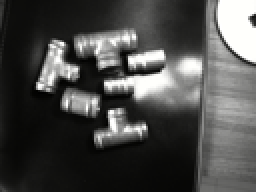
#> input picture imagedata04/Copper_1.TIF, 128 x 96 px (shown 2 times larger); its folder holds only this picture in this run
$ jupyter execute --allow-errors Multiespectral_3.ipynb   (older library calls are emulated)
#> lines starting #> are read from the running program, lines starting #| are printed output that depends on the picture; after the words box and inside, x2 and y2 are one past the last pixel; in counts of white or black regions, pixels touching at a corner belong together; long printed decimals are rounded
# Reading Multi Spectral Images

https://nbviewer.jupyter.org/github/thomasaarholt/hyperspy-demos/blob/master/2_SVD_and_BSS.ipynb

## Bands and Wavelengths
When talking about spectral data, we talk from both, the electromagnetic spectrum and image bands. Spectral remote sensing data are collected by powerful camera-like instruments known as imaging spectrometers. Imaging spectrometers collect reflected light energy in “bands.”

A band represents a segment of the electromagnetic spectrum. For example, the wavelength values between 800 nanometers (nm) and 850 nm might be one band captured by an imaging spectrometer. The imaging spectrometer collects reflected light energy within a pixel area on the ground. Since an imaging spectrometer collects many different types of light - for each pixel the amount of light energy for each type of light or band will be recorded. So, for example, a camera records the amount of red, green and blue light for each pixel.

Often when we work with a multispectral dataset, the band information is reported as the center wavelength value. This value represents the center point value of the wavelengths represented in that band. Thus in a band spanning 800-850 nm, the center would be 825 nm.

## Spectral Resolution
The spectral resolution of a dataset that has more than one band, refers to the spectral width of each band in the dataset. While a general spectral resolution of the sensor is often provided, not all sensors collect information within bands of uniform widths.

## Spatial Resolution
The spatial resolution of a raster represents the area on the ground that each pixel covers. If you have smaller pixels in a raster the data will appear more “detailed.” If you have large pixels in a raster, the data will appear more coarse or “fuzzy.”

## Multispectral Imagery
Images obtained with a ADC Lite - Tetracam's Lightweight ADC

I made pitures about:

>Aluminum , Copper, Brass, Iron, Stainless Steel, Painted Iron

http://tetracam.com/Products-ADC_Lite.htm

MRobalinho - 25-03-2019

[cell 1]
# Some libraries
import glob, os
import numpy as np
import matplotlib.pyplot as plt
import pandas as pd
from PIL import Image
from openpyxl import load_workbook

[cell 2]
# Verify my current folder
currDir = os.path.dirname(os.path.realpath("__file__"))
mypath = currDir
print(currDir)

[cell 3]
# Path to the image files
folder = "imagedata04"
path = currDir + "/" + folder + "/"

# Part name of file to filter files
end_file = "TIF"

[cell 4]
# Read files from folder
print(' ---- IMAGES ON THE FOLDER -------')
for file in os.listdir(path):
    if file.endswith(end_file):
        print(os.path.join(file))

[cell 5]
# Create Data Frame with image information
df_image = []

[cell 6]
# Look from an chanel from then image

def channel(img, n):
    """Isolate the nth channel from the image.

       n = 0: red, 1: green, 2: blue
    """
    a = np.array(img)
    a[:,:,(n!=0, n!=1, n!=2)] *= 0
#    a[:,:,n] *= 0
    print(Image.fromarray(a), 'Get Channel n: ', n)

    return Image.fromarray(a)

# def to resize
# Given parameters : image , number to divide (resize)
def imageResize(img, n):
    width, height = img.size

    print('Original size:', width, '/', height, 'Resize:',n)

    newWidth = int(width / n)
    newHeight = int(height / n)
    img.resize((newWidth, newHeight), Image.ANTIALIAS)
    print('New size:', newWidth, '/', newHeight)
    return img

[cell 7]
def print_file(path, xfile):
#> called with path = 'imagedata04/', xfile = 'Copper_1.TIF'
  print('------------------------------------------------------------------------')
  tif_f1 = Image.open(path+xfile)
#> tif_f1 is the input picture: PIL image 128x96 RGB; mean R, G, B 75.2, 75.2, 73.7

  # Transform Image to array
  aArray = np.array(tif_f1)
  # Array sum
  xsum = aArray.sum() / 1000000
#> xsum = 2.75

  # Get channel 0
  x0_channel = channel(tif_f1, 0)
#> in channel, `a[:,:,(n!=0, n!=1, n!=2)] *= 0`:
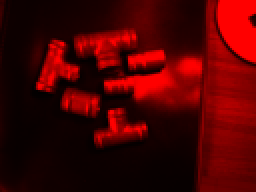
#> a: shape (96, 128, 3) (shown 2 times larger); mean R, G, B 75.2, 0, 0
#| <PIL.Image.Image image mode=RGB size=128x96 at 0x7F3F2D37C510> Get Channel n:  0
  aArray = np.array(x0_channel)
  xsum_0 = aArray.sum() / 1000000
#> xsum_0 = 0.925

  # Get channel 1
  x1_channel = channel(tif_f1, 1)
#> call 2 of channel, with n = 1
#> in channel (call 2), `a[:,:,(n!=0, n!=1, n!=2)] *= 0`:
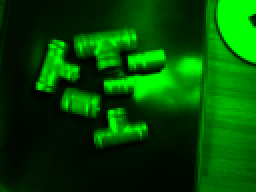
#> a: shape (96, 128, 3) (shown 2 times larger); mean R, G, B 0, 75.2, 0
#| <PIL.Image.Image image mode=RGB size=128x96 at 0x7F3F2D37CCD0> Get Channel n:  1
  aArray = np.array(x1_channel)
  xsum_1 = aArray.sum() / 1000000
#> xsum_1 = 0.925

  # Get channel 2
  x2_channel = channel(tif_f1, 2)
#> call 3 of channel, with n = 2
#> in channel (call 3), `a[:,:,(n!=0, n!=1, n!=2)] *= 0`:
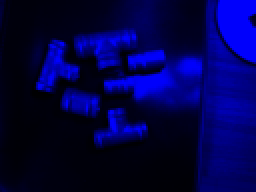
#> a: shape (96, 128, 3) (shown 2 times larger); mean R, G, B 0, 0, 73.7
#| <PIL.Image.Image image mode=RGB size=128x96 at 0x7F3F2D37D390> Get Channel n:  2
  aArray = np.array(x2_channel)
  xsum_2 = aArray.sum() / 1000000
#> xsum_2 = 0.906

  # Histogram from image
  aHist = tif_f1.histogram()
#> aHist = 768 values, max 581 at index 13, min 1 at index 1, mean 48
  hsum = sum(aHist) / 100000
#> hsum = 0.369

  # Histogram channel 0
  aHist_0 = x0_channel.histogram()
#> aHist_0 = 768 values, max 12288 at index 256, min 0 at index 257, mean 48
  hsum_0 = sum(aHist_0) / 100000
#> hsum_0 = 0.369

  # Histogram channel 1
  aHist_1 = x1_channel.histogram()
#> aHist_1 = 768 values, max 12288 at index 0, min 0 at index 1, mean 48
  hsum_1 = sum(aHist_1) / 100000
#> hsum_1 = 0.369

  # Histogram chanel 0
  aHist_2 = x2_channel.histogram()
#> aHist_2 has the same summary as aHist_1
  hsum_2 = sum(aHist_2) / 100000
#> hsum_2 = 0.369

  # number elements on list
  nlist = len(aHist)
#> nlist = 768

  # Get color
  pix_val = list(tif_f1.getdata())
#> pix_val = 12288 items, first 6: (49, 49, 48), (51, 51, 49), (35, 35, 33), (13, 13, 12), (20, 20, 18), (16, 16, 15)
  # Transform tuple in a list
  pix_val_flat = [x for sets in pix_val for x in sets]
#> pix_val_flat = 36864 items
  # Sum the list and medium list pixel
  sum_pix = sum(pix_val_flat)
#> sum_pix = 2754645
  med_pix = sum_pix / len(pix_val_flat)
#> med_pix = 74.72

  # Obtain name file without extension
  sample_name = os.path.basename(xfile).split('_')[0]

  # Print information
  print('Inf.File:',xfile , sample_name,' Size:',tif_f1.size, ' Format:',tif_f1.format, ' Mode:', tif_f1.mode)
#| Inf.File: Copper_1.TIF Copper  Size: (128, 96)  Format: TIFF  Mode: RGB
  # More information image
  print('         ',' Bands Extrems:',tif_f1.getextrema())
#|            Bands Extrems: ((0, 255), (0, 255), (0, 255))
  # More information image
  print('         ',' Sum array:',xsum, ' Sum Ch 0:', xsum_0, ' Sum Ch 1:', xsum_1, ' Sum Ch 2:', xsum_2)
#|            Sum array: 2.755  Sum Ch 0: 0.9246  Sum Ch 1: 0.9246  Sum Ch 2: 0.9055
  # More information image
  print('         ',' Histog:', hsum ,' Histog Ch0:', hsum_0,' Histog Ch1:', hsum_1,' Histog Ch2:', hsum_2, '  N.List elem:', nlist)
#|            Histog: 0.3686  Histog Ch0: 0.3686  Histog Ch1: 0.3686  Histog Ch2: 0.3686   N.List elem: 768
  print('         ',' Color:', med_pix)
#|            Color: 74.725
  # insert information in a Pandas Data Frame
  df_image.append((folder, xfile, sample_name, tif_f1.size, tif_f1.format, tif_f1.mode ,tif_f1.getextrema(),
                   xsum, xsum_0, xsum_1, xsum_2, hsum, hsum_0,hsum_1,hsum_2, nlist, med_pix))

[cell 8]
# Create Data Frame with image information
df_image = []

xend_file = "*" + end_file
os.chdir(path)
for file in glob.glob(xend_file):
 #   print(file)
    print_file(path,file)

[cell 9]
df = pd.DataFrame(df_image,columns=['Folder','File','Material','Size','Format','Mode','Bands Extrems',
                                    'Array_sum', 'Sum_Ch0','Sum_Ch1','Sum_Ch2',
                                    'Histogram','Hist_Ch0','Hist_Ch1','Hist_Ch2','Number_list_elements','Color'])
#> df = table of 1 rows and 17 columns
df.head()
#> Out = table of 1 rows and 17 columns

[cell 10]
# Verify my current folder
path = mypath + r"/upt_data.xlsx"
print('Write statistics into file :', path)

# Block to Read excel old excel file
#> (the rest of this cell did not finish here and is left out)

[cell 11]
df_plot = pd.DataFrame(df, columns=["Material", "Array_sum", "Sum_Ch0", "Sum_Ch1", "Sum_Ch2","Color"])
#> df_plot = table of 1 rows and 6 columns
df_plot
#> Out = table of 1 rows and 6 columns

[cell 12]
df_plot.Sum_Ch0 = df_plot.Sum_Ch0 + 100 # to have diference lines during plot
df_plot.Sum_Ch1 = df_plot.Sum_Ch1 + 200
df_plot.Sum_Ch2 = df_plot.Sum_Ch2 + 300
df_plot.Color  = df_plot.Color * 10
df_plot
#> Out = table of 1 rows and 6 columns

[cell 13]
df_plot.plot(y=["Array_sum","Sum_Ch0","Sum_Ch1", "Sum_Ch2","Color"],figsize=(10,5), grid=True )

# Obtain legend (xticks) for X axis
loc_Array_sum = np.arange(len(df_plot.index))
#> loc_Array_sum = [0]
# Position of X labels
xtick_loc = list(loc_Array_sum)
#> xtick_loc = [0]
# Name of x labels
xticks = list(df_plot.Material)
#> xticks = ['Copper']
#-------

#plt.plot(df_plot.Array_sum)
plt.title('IMAGE WITH ALL CHANNELS',fontsize=20)
plt.ylabel('Sum of image matrix',fontsize=18)
plt.xticks(xtick_loc, df_plot.Material, rotation=0)
plt.xlabel('Material',fontsize=18)
plt.show()
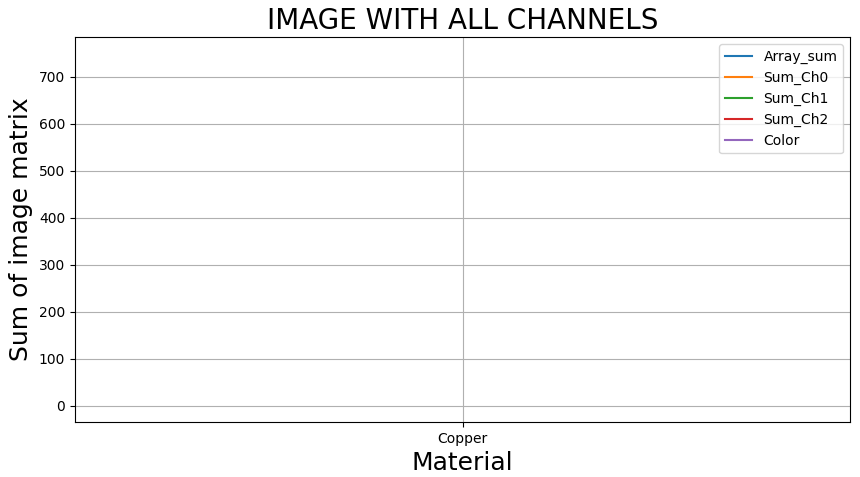
#> figure drawn by matplotlib, 1 panel

#> (a cell that did not finish here is left out)

#> (a cell that did not finish here is left out)

#> (a cell that did not finish here is left out)

#> (a cell that did not finish here is left out)

#> (a cell that did not finish here is left out)

#> (a cell that did not finish here is left out)

[cell 20]
plt.figure(1)
plt.figure(figsize=(17, 4))
plt.tight_layout()
plt.subplot(231)
plt.title('IMAGE CHANNEL 0')
plt.xticks(rotation=45)
plt.grid(True)
#> (the rest of this cell did not finish here and is left out)

#> (a cell that did not finish here is left out)

#> (a cell that did not finish here is left out)

# Using PIL to read images

[cell 23]
# Path to the image files
folder = "imagedata04"
path = mypath + "/" + folder + "/"
path

[cell 24]
os.chdir(path)

[cell 25]
# Read TIFF Image
from PIL import Image

f1_alum = 'Copper_1.TIF'
tif_f1_alum = Image.open(f1_alum)
#
#print('File name:',f1_alum , '     Size File:',tif_f1_alum.size, '    Format file:',tif_f1_alum.format)
tif_f1_alum

[cell 26]
# Print Bands from image
tif_f1_alum.getbands()
#> Out = ('R', 'G', 'B')

[cell 27]
# Display extrems from each band
def print_bands(path, xfile):
#> called with path = 'imagedata04/', xfile = 'imagedata04/Copper_1.TIF'
    tif_f1 = Image.open(path+xfile)
    print('Bands Extrems from File name:',xfile ,tif_f1.getextrema())
#| Bands Extrems from File name: imagedata04/Copper_1.TIF ((0, 255), (0, 255), (0, 255))

[cell 28]
mypath

[cell 29]
# Read files from folder - ALUMINUM

for file in glob.glob("*.tif"):
 #   print(file)
    print_bands(path,file)

[cell 30]
print(tif_f1_alum.getcolors())
#| None

[cell 31]
# Transform Image to array
aArray = np.array(tif_f1_alum)
#aArray = np.array(x0_channel)
#a[:,:,0] *=0
#a[:,:,1] *=0

# Transform array to Image
cImage = Image.fromarray(aArray)
aArray

[cell 32]
# Transform array to list
matrix = aArray.tolist()
#> matrix = 96 items
#print("Original array: "+str(matrix))
matrix

[cell 33]
# Soma do array da imagem
xsum = aArray.sum()
#> xsum = 2754645
xsum
#> Out = 2754645

[cell 34]
# Get channel 0
x0_channel = channel(cImage, 0)
#| <PIL.Image.Image image mode=RGB size=128x96 at 0x7F3F2AEF4E50> Get Channel n:  0
x0_channel

[cell 35]
# Get channel 1
x1_channel = channel(cImage, 1)
#| <PIL.Image.Image image mode=RGB size=128x96 at 0x7F3F2AEF5A90> Get Channel n:  1
x1_channel

[cell 36]
# Get channel 2
x2_channel = channel(cImage, 2)
#| <PIL.Image.Image image mode=RGB size=128x96 at 0x7F3F2AEF6710> Get Channel n:  2
x2_channel

[cell 37]
# Resize Image
aFile = cImage
xFile = imageResize(aFile, 20)
#| Original size: 128 / 96 Resize: 20
#| New size: 6 / 4


#Saved in the same relative location
xFile.save("resized_picture.jpg")

[cell 38]
print(xFile)
#| <PIL.Image.Image image mode=RGB size=128x96 at 0x7F3F2AF86D50>

[cell 39]
# Getting histogram of image
aHistgram = aFile.histogram()
#> aHistgram has the same summary as aHist in print_file
print(aHistgram)
#> (printed output is left out)

[cell 40]
print(sum(aHistgram), len(aHistgram))
#| 36864 768

[cell 41]
# Getting histogram of image of channel 0 - R
aHist_0= x0_channel.histogram()
print(aHist_0)
#> (printed output is left out)

[cell 42]
print(sum(aHist_0), len(aHistgram))

[cell 43]
# Getting histogram of image of channel 1 - B
aHist_1= x1_channel.histogram()
print(aHist_1)

[cell 44]
# Getting histogram of image of channel 2 - B
aHist_2= x2_channel.histogram()
#> aHist_2 has the same summary as aHist_1 in print_file
print(aHist_2)

[cell 45]
plt.plot(aHistgram)
plt.title('IMAGE WITH ALL CHANNELS')
plt.ylabel('My Image for all channels')
plt.show()
#> figure, not shown here; curve peaks at x = 13, y = 581

[cell 46]
plt.plot(aHist_0, color='r')
plt.title('IMAGE CHANNEL 0')
plt.ylabel('My Image channel 0')
plt.show()
#> figure, not shown here; curve peaks at x = 256, y = 12288

[cell 47]
plt.plot(aHist_1, color='g')
plt.title('IMAGE CHANNEL 1')
plt.ylabel('My Image channel 1')
plt.show()
#> figure, not shown here; curve peaks at x = 0, y = 12288

[cell 48]
plt.plot(aHist_2, color='b')
plt.title('IMAGE CHANNEL 2')
plt.ylabel('My Image channel 2')
plt.show()
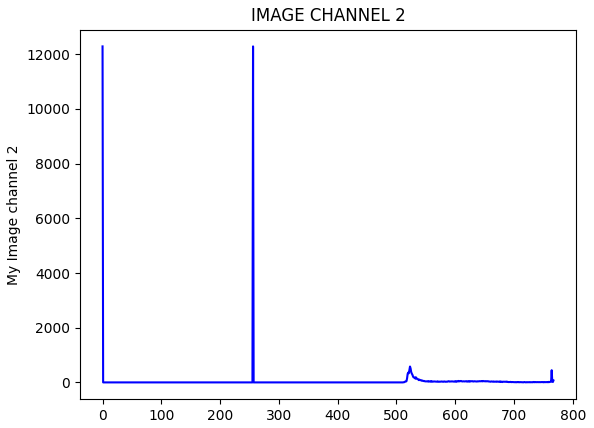
#> figure drawn by matplotlib, 1 panel; curve peaks at x = 0, y = 12288

[cell 49]
plt.figure(1)
plt.figure(figsize=(17, 4))
plt.tight_layout()
plt.subplot(231)
plt.title('IMAGE CHANNEL 0')
plt.plot(aHist_0,   'k--')

plt.subplot(232)
plt.title('IMAGE CHANNEL 1')
plt.plot(aHist_1,  'r--')

plt.subplot(233)
plt.title('IMAGE CHANNEL 2')
plt.plot(aHist_2,  'g--' )
plt.show()
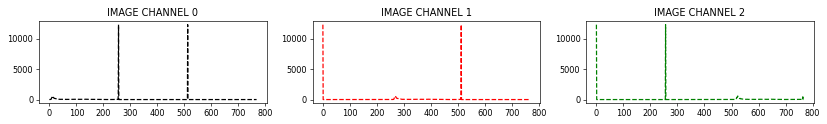
#> figure drawn by matplotlib, 3 panels; panel 1: curve peaks at x = 256, y = 12288; panel 2: curve peaks at x = 0, y = 12288; panel 3: curve peaks at x = 0, y = 12288

[cell 50]
## Using Matplotlib

[cell 51]
import matplotlib.pyplot as plt
import matplotlib.image as mpimg
import numpy as np

[cell 52]
# Read in the image and print some stats
file1 = f1_alum
image = mpimg.imread(file1)
print(f1_alum, '   This image is: ',type(image),
     'with dimensions:', image.shape)

[cell 53]
# Plotting the image

imgplot=plt.imshow(image)
plt.show()# Using Matplotlib to plot the Image

[cell 54]
#splitting the image
print(file1.split())

[cell 55]
bFile = file1.split()
bFile

[cell 56]
#In-place modification
cFile = cImage.thumbnail((200, 200))
cImage

#> (a cell that did not finish here is left out)

[cell 58]
# Transform image in an array
import numpy as np
imarray = np.array(image)

[cell 59]
# Information array image
imarray.shape
#> Out = (96, 128, 3)

[cell 60]
# Information array image
image.size
#> Out = 36864

[cell 61]
Image.fromarray(imarray)

[cell 62]
from PIL import Image, ImageFile
import string

[cell 63]
from PIL import Image, ImageFilter
try:
    original = Image.open(file1)
except:
    print ("Unable to load image")

[cell 64]
original

[cell 65]
print ("The size of the Image is: ")
print(original.format, original.size, original.mode)

[cell 66]
# https://www.pythonforbeginners.com/gui/how-to-use-pillow
# The Pillow module provides the following set of predefined image enhancement filters:

# BLUR
# CONTOUR
# DETAIL
# EDGE_ENHANCE
# EDGE_ENHANCE_MORE
# EMBOSS
# FIND_EDGES
# SMOOTH
# SMOOTH_MORE
# SHARPEN

[cell 67]
# Blur the image
blurred = original.filter(ImageFilter.BLUR)

# Display both images
original.show()

blurred.show()

# save the new image
blurred.save("blurred.png")

[cell 68]
# Creating Thumbnails
size = (128, 128)
saved = file1
try:
    im =  Image.open(file1)
except:
    print ("Unable to load image")

im.thumbnail(size)
im.save(saved)
im.show()

[cell 69]
# Filter SMOOTH the image
filter_im = original.filter(ImageFilter.SMOOTH_MORE)

#filgter_im.show()

[cell 70]
filter_im

[cell 71]
# Obtain R,G,B separately
r, g, b = filter_im.split()

[cell 72]
r

[cell 73]
g

[cell 74]
b

[cell 75]
imarray = np.array(r)
imarray

[cell 76]
imarray = np.array(g)
imarray

[cell 77]
imarray = np.array(b)
imarray

[cell 78]
# Convert into modes
im = Image.open(file1).convert("L")

[cell 79]
im

[cell 80]
print(im.format, im.size, im.mode)

[cell 81]
# split the image into individual bands
source = filter_im.split()

R, G, B = 0, 1, 2

# select regions where red is less than 100
mask = source[R].point(lambda i: i < 100 and 255)
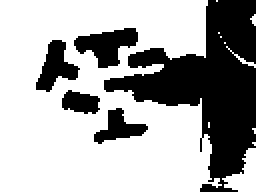
#> mask: PIL image 128x96 L (shown 2 times larger); 66.4% white; 5 black regions, box (x1, y1, x2, y2) and area: (52, 0, 128, 96) 3090, (37, 14, 69, 34) 359, (18, 20, 40, 46) 286, (47, 54, 74, 72) 225, (31, 45, 50, 57) 164

# process the green band
out = source[G].point(lambda i: i * 0.7)
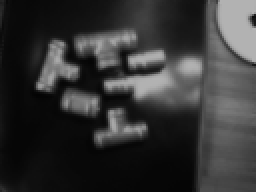
#> out: PIL image 128x96 L (shown 2 times larger); min 3, max 178, mean 52.6

# paste the processed band back, but only where red was < 100
b = source[G].paste(out, None, mask)

# build a new multiband image
im = Image.merge(filter_im.mode, source)
#> im: PIL image 128x96 RGB

[cell 82]
source[G]

[cell 83]
# Enhancing images

[cell 84]
from PIL import ImageEnhance

enh = ImageEnhance.Contrast(im)
enh.enhance(1.3).show("30% more contrast")
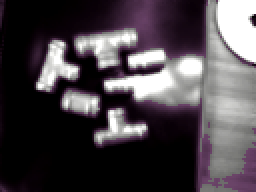
#> shown: PIL image 128x96 RGB (shown 2 times larger); mean R, G, B 75, 68.7, 73.8

[cell 85]
# Verify my current folder
currDir = os.path.dirname(os.path.realpath("__file__"))
mypath = currDir
print(currDir)

[cell 86]
# Path to the image files
#folder = "imagedata03"
#path = currDir + "/" + folder + "/"

[cell 87]
from PIL import Image

xfile = mypath + '\Copper_2.jpg'

im = Image.open(xfile) # Can be many different formats.
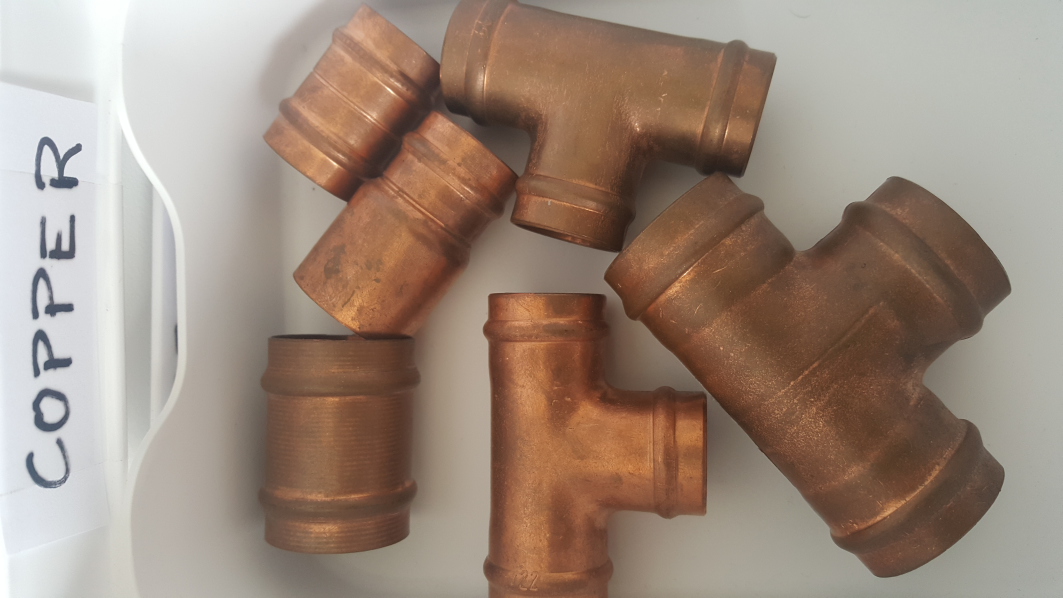
#> input picture imagedata03/Copper_2.jpg, 5312 x 2988 px, found by its file name (shown at 1/5 size)
#> im is the input picture: PIL image 5312x2988 RGB; mean R, G, B 156.7, 137.8, 124.1
pix = im.load()
print (im.size)  # Get the width and hight of the image for iterating over
print (pix[100,100])  # Get the RGBA Value of the a pixel of an image
#pix[x,y] = value  # Set the RGBA Value of the image (tuple)

im.save('alive_parrot.png')  # Save the modified pixels as .png

[cell 88]
from PIL import Image
img = Image.open(xfile)
colors = img.convert('RGB').getcolors() #this converts the mode to RGB
#> colors = None

[cell 89]
print(colors)

[cell 90]
img

[cell 91]
from PIL import Image
# https://www.hackerearth.com/pt-br/practice/notes/extracting-pixel-values-of-an-image-in-python/

# getdata() to extract the pixel values. this scans the image horizontally from left to right starting at
# the top-left corner. The values got from each pixel is then added into a list.
# Finally what we get is a list with each pixel value as a set of 4 values(R,G,B.A).

pix_val = list(im.getdata())
#> pix_val = 15872256 items

[cell 92]
pix_val

[cell 93]
type(pix_val)

[cell 94]
# https://www.hackerearth.com/pt-br/practice/notes/extracting-pixel-values-of-an-image-in-python/

# pix_val is the list that contains all the pixel values which can be printed to see those values
# But the list got is a list of sets and some times its needed to flatten the list for example if the
# list is like: [(123,124,145,120), (345,453,234,124),……]
# and the list that is needed is [123, 124, 145, 120, 345, 453, 234, 124….] then the command to flatten the list is:

pix_val_flat = [x for sets in pix_val for x in sets]
#> pix_val_flat = 47616768 items

[cell 95]
pix_val_flat

[cell 96]
# Sum the list
xx = sum(pix_val_flat)
#> xx = 6645029916

# https://convertingcolors.com/decimal-color-139.5525.html
# medium color
yy = xx / len(pix_val_flat)
#> yy = 139.6

[cell 97]
yy
#> Out = 139.6
